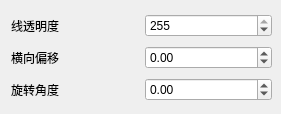
        <widget class="QWidget" name="Experimental">
         <attribute name="title">
          <string>实验性参数</string>
         </attribute>
         <widget class="QWidget" name="verticalLayoutWidget_3">
          <property name="geometry">
           <rect>
            <x>11</x>
            <y>11</y>
            <width>261</width>
            <height>94</height>
           </rect>
          </property>
          <layout class="QVBoxLayout" name="verticalLayout_3">
           <item>
            <layout class="QHBoxLayout" name="horizontalLayout_9">
             <item>
              <widget class="QLabel" name="alpha_label">
               <property name="toolTip">
                <string>&lt;html&gt;&lt;head/&gt;&lt;body&gt;&lt;p&gt;主判定线透明度（推荐值：255）&lt;/p&gt;&lt;p&gt;0至255，0即为完全透明，255即为完全不透明&lt;/p&gt;&lt;/body&gt;&lt;/html&gt;</string>
               </property>
               <property name="text">
                <string>线透明度</string>
               </property>
              </widget>
             </item>
             <item>
              <widget class="QSpinBox" name="alpha">
               <property name="maximum">
                <number>255</number>
               </property>
               <property name="value">
                <number>255</number>
               </property>
              </widget>
             </item>
            </layout>
           </item>
           <item>
            <layout class="QHBoxLayout" name="horizontalLayout_7">
             <item>
              <widget class="QLabel" name="x_movement_label">
               <property name="toolTip">
                <string>&lt;html&gt;&lt;head/&gt;&lt;body&gt;&lt;p&gt;横向偏移（推荐值：0）&lt;/p&gt;&lt;p&gt;即调整主判定线中点（锚点）横坐标。屏幕范围横坐标为-675至+675&lt;/p&gt;&lt;/body&gt;&lt;/html&gt;</string>
               </property>
               <property name="text">
                <string>横向偏移</string>
               </property>
              </widget>
             </item>
             <item>
              <widget class="QDoubleSpinBox" name="x_movement">
               <property name="minimum">
                <double>-675.000000000000000</double>
               </property>
               <property name="maximum">
                <double>675.000000000000000</double>
               </property>
               <property name="singleStep">
                <double>5.000000000000000</double>
               </property>
              </widget>
             </item>
            </layout>
           </item>
           <item>
            <layout class="QHBoxLayout" name="horizontalLayout_8">
             <item>
              <widget class="QLabel" name="rotate_label">
               <property name="toolTip">
                <string>&lt;html&gt;&lt;head/&gt;&lt;body&gt;&lt;p&gt;判定线旋转角度（推荐值：0）&lt;/p&gt;&lt;p&gt;角度制，向顺时针方向旋转（为什么不试试上落式呢×）&lt;/p&gt;&lt;/body&gt;&lt;/html&gt;</string>
               </property>
               <property name="text">
                <string>旋转角度</string>
               </property>
              </widget>
             </item>
             <item>
              <widget class="QDoubleSpinBox" name="rotate">
               <property name="minimum">
                <double>-180.000000000000000</double>
               </property>
               <property name="maximum">
                <double>180.000000000000000</double>
               </property>
               <property name="singleStep">
                <double>0.500000000000000</double>
               </property>
              </widget>
             </item>
            </layout>
           </item>
          </layout>
         </widget>
        </widget>
